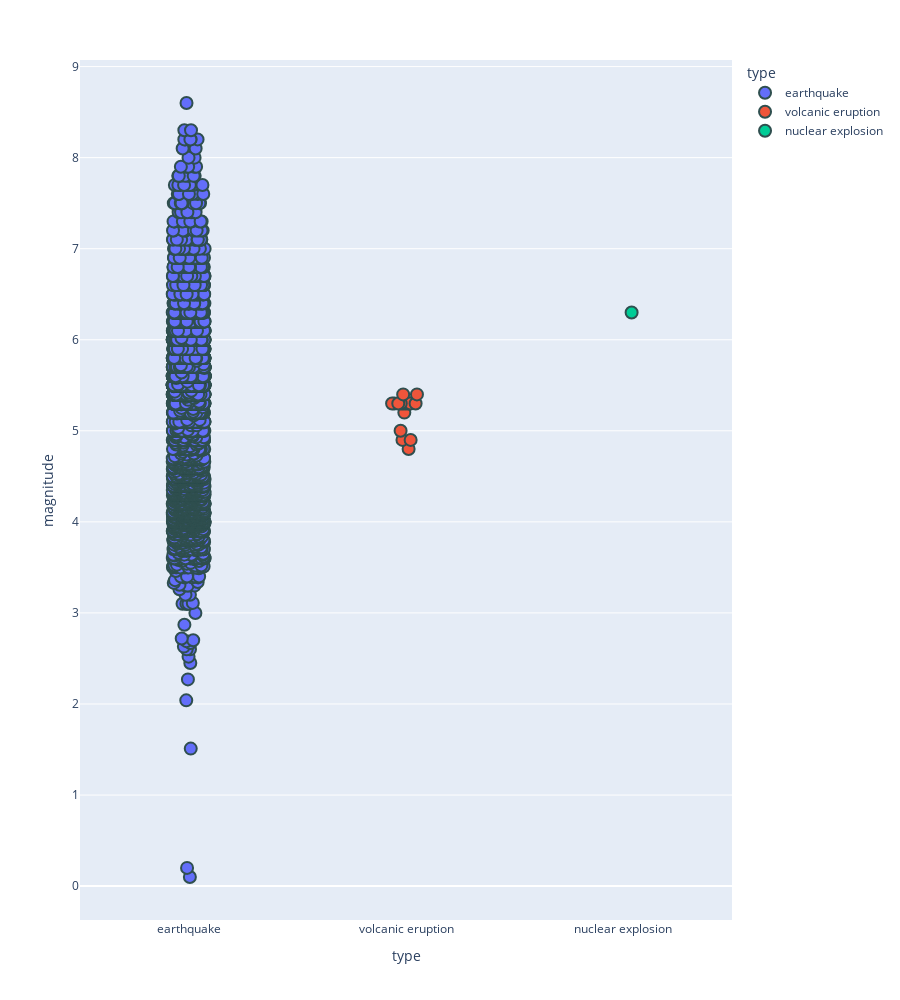

The notebook cell saved with this chart:
### Code cell
fig = px.strip(df2, x = 'type', y = 'magnitude', color='type', height=1000, hover_data=['location', 'time'])

fig.update_traces(marker=dict(
    size=12,
    line= dict(width=2,
                color='DarkSlateGrey')
))

### Figure 1 — Plotly figure (JSON) as saved in the notebook; plotly's stock layout.template omitted (floating-point values rounded to 4 significant figures; data arrays with more than 128 entries replaced by an {"elided": "..."} marker saying what was removed)
{"data": [{"alignmentgroup": "True", "boxpoints": "all", "customdata": {"elided": "6841x2 str values"}, "fillcolor": "rgba(255,255,255,0)", "hoveron": "points", "hovertemplate": "type=%{x}<br>magnitude=%{y}<br>location=%{customdata[0]}<br>time=%{customdata[1]}<extra></extra>", "legendgroup": "earthquake", "line": {"color": "rgba(255,255,255,0)"}, "marker": {"color": "#636efa", "line": {"color": "DarkSlateGrey", "width": 2}, "size": 12}, "name": "earthquake", "offsetgroup": "earthquake", "orientation": "v", "pointpos": 0, "showlegend": true, "type": "box", "x": {"elided": "6841 str values"}, "x0": " ", "xaxis": "x", "y": {"elided": "6841 float values"}, "y0": " ", "yaxis": "y"}, {"alignmentgroup": "True", "boxpoints": "all", "customdata": [["5 km WSW of Volcano, Hawaii", "2018-07-24T10:41:10"], ["6 km SW of Volcano, Hawaii", "2018-07-23T00:53:38"], ["7 km SW of Volcano, Hawaii", "2018-07-21T13:43:28"], ["6 km SW of Volcano, Hawaii", "2018-07-19T20:33:01"], ["6 km SW of Volcano, Hawaii", "2018-07-18T05:28:04"], ["6 km SW of Volcano, Hawaii", "2018-07-16T15:42:35"], ["5 km SW of Volcano, Hawaii", "2018-07-03T06:17:03"], ["5 km WSW of Volcano, Hawaii", "2018-06-29T11:50:46"], ["5 km WSW of Volcano, Hawaii", "2018-06-14T07:19:37"], ["5 km WSW of Volcano, Hawaii", "2018-06-13T07:39:37"], ["7 km SW of Volcano, Hawaii", "2018-06-05T08:32:34"], ["6 km SW of Volcano, Hawaii", "2018-06-01T17:37:15"], ["6 km WSW of Volcano, Hawaii", "2018-05-29T05:56:11"], ["6 km SW of Volcano, Hawaii", "2018-05-26T04:44:37"], ["6 km SW of Volcano, Hawaii", "2018-05-21T21:51:11"], ["6 km SW of Volcano, Hawaii", "2018-05-20T15:50:07"], ["6 km SW of Volcano, Hawaii", "2018-05-16T22:15:30"]], "fillcolor": "rgba(255,255,255,0)", "hoveron": "points", "hovertemplate": "type=%{x}<br>magnitude=%{y}<br>location=%{customdata[0]}<br>time=%{customdata[1]}<extra></extra>", "legendgroup": "volcanic eruption", "line": {"color": "rgba(255,255,255,0)"}, "marker": {"color": "#EF553B", "line": {"color": "DarkSlateGrey", "width": 2}, "size": 12}, "name": "volcanic eruption", "offsetgroup": "volcanic eruption", "orientation": "v", "pointpos": 0, "showlegend": true, "type": "box", "x": ["volcanic eruption", "volcanic eruption", "volcanic eruption", "volcanic eruption", "volcanic eruption", "volcanic eruption", "volcanic eruption", "volcanic eruption", "volcanic eruption", "volcanic eruption", "volcanic eruption", "volcanic eruption", "volcanic eruption", "volcanic eruption", "volcanic eruption", "volcanic eruption", "volcanic eruption"], "x0": " ", "xaxis": "x", "y": [5.3, 5.3, 5.3, 5.3, 5.3, 5.3, 5.3, 5.2, 5.3, 5.3, 5.4, 5.4, 5.3, 4.8, 4.9, 4.9, 5], "y0": " ", "yaxis": "y"}, {"alignmentgroup": "True", "boxpoints": "all", "customdata": [["21 km ENE of S?ngjibaegam, North Korea", "2017-09-02T21:30:01"]], "fillcolor": "rgba(255,255,255,0)", "hoveron": "points", "hovertemplate": "type=%{x}<br>magnitude=%{y}<br>location=%{customdata[0]}<br>time=%{customdata[1]}<extra></extra>", "legendgroup": "nuclear explosion", "line": {"color": "rgba(255,255,255,0)"}, "marker": {"color": "#00cc96", "line": {"color": "DarkSlateGrey", "width": 2}, "size": 12}, "name": "nuclear explosion", "offsetgroup": "nuclear explosion", "orientation": "v", "pointpos": 0, "showlegend": true, "type": "box", "x": ["nuclear explosion"], "x0": " ", "xaxis": "x", "y": [6.3], "y0": " ", "yaxis": "y"}], "layout": {"boxmode": "overlay", "height": 1000, "legend": {"title": {"text": "type"}, "tracegroupgap": 0}, "margin": {"t": 60}, "xaxis": {"anchor": "y", "categoryarray": ["earthquake", "volcanic eruption", "nuclear explosion"], "categoryorder": "array", "domain": [0, 1], "title": {"text": "type"}}, "yaxis": {"anchor": "x", "domain": [0, 1], "title": {"text": "magnitude"}}}}
